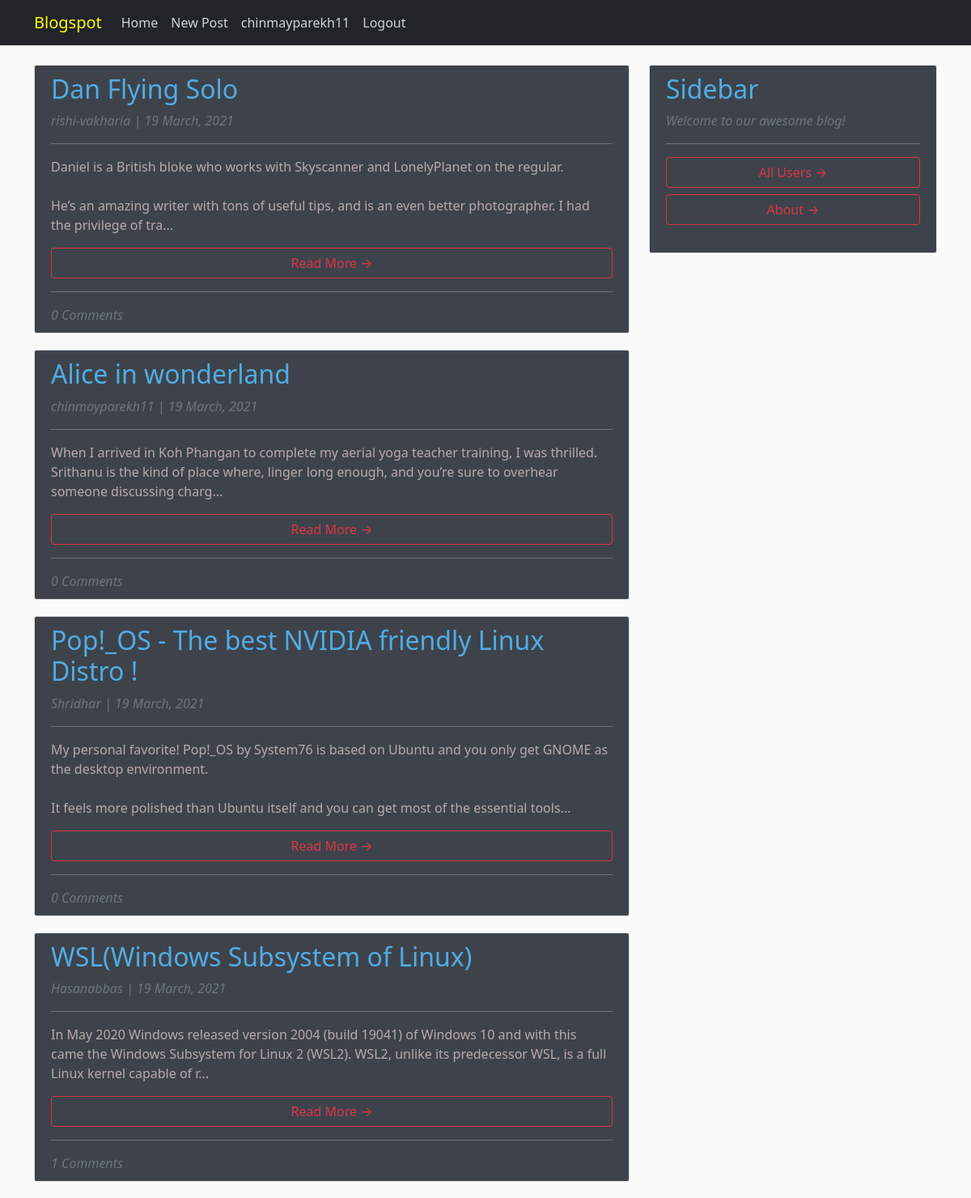
Screenshot of / (signed in) with the database file from the repository.
### blog/models.py (models this page shows, shortened)
class Post(models.Model):
    title = models.CharField(max_length=100, unique=True)
    content = models.TextField()
    date_posted = models.DateTimeField(auto_now=True)
    author = models.ForeignKey(User, on_delete=models.CASCADE, null=True)

### blog/views.py (the view)
# urls.py: path('', PostListView.as_view(), name='blog-home'),
class PostListView(ListView):
    model = Post
    template_name = 'blog/home.html'
    context_object_name = 'posts'
    ordering = ['-date_posted']

### blog/templates/blog/home.html
{% extends "blog/base.html" %}
    {% block content %}
        {% if posts|length > 0 %}
            {% for post in posts %}
                <article style="background: rgb(16,22,32,0.8);" class="media content-section">
                  <div class="media-body">
                    <h2 style="color: #50ACE4;" class="article-title">{{ post.title }}</h2>
                    <em><p style="color:rgb(128, 185, 189);"class="text-muted" >{{ post.author }} | {{ post.date_posted|date:"d F, Y"}}</p></em>
                    <hr>
                    <p style="color: #B9A9AC"class="article-content">{{ post.content|safe|slice:":200" }}...</p>
                    <h6><a class="btn btn-outline-danger w-100" href="{% url 'post-detail' post.id %}">Read More &rarr;</a></h6>
                    <hr>
                    {% with post.comments.count as total_comments %}
                        <em><span class="text-muted font-weight-normal">{{ total_comments }} Comments</span></em>
                    {% endwith %}
                  </div>
                </article>
        {% endfor %}
        {% else %}
         <p><h1 style="color:white;"> This user has not written any posts :(</h1></p>
        {% endif %}
    {% endblock content %}

### blog/templates/blog/base.html (shortened to what this page needs)
{% load static %}
<!DOCTYPE html>
<html lang="en">
<head>
    <link href="https://cdn.jsdelivr.net/npm/bootstrap@5.0.0-beta2/dist/css/bootstrap.min.css" rel="stylesheet">
    <link rel="stylesheet" type="text/css" href="{% static 'blog/main.css' %}">
</head>
<body id="bg" style="background-image: url('{% static 'blog/images/1.jpg' %}');">
    <header class="site-header">
      <nav class="navbar navbar-expand-md navbar-blue bg-dark fixed-top">
        <div class="container">
            <a style="color:RGB(255,250,12);" class="navbar-brand mr-4" href="{% url 'blog-home' %}">Blogspot</a>
          <div class="collapse navbar-collapse" id="navbarToggle">
            <div class="navbar-nav mr-auto">
              <a class="nav-item nav-link" href="{% url 'blog-home' %}">Home</a>
            </div>
            <div class="navbar-nav">
              {% if user.is_authenticated %}
                <a class="nav-item nav-link" href="{% url 'post-create' %}">New Post</a>
                <a class="nav-item nav-link" href="{% url 'my_blogs' %}">{{user.username}}</a>
                <a class="nav-item nav-link" href="{% url 'logout' %}">Logout</a>
              {% else %}
                <a class="nav-item nav-link" href="{% url 'login' %}">Login</a>
                <a class="nav-item nav-link" href="{% url 'register' %}">Register</a>
              {% endif %}
            </div>
          </div>
        </div>
      </nav>
    </header>
    <main role="main" class="container">
      <div class="row">
        <div class="col-md-8">
          {% block content %}{% endblock %}
        </div>
        <div class="col-md-4">
          <div style="background: rgb(16,22,32,0.8);"class="content-section">
            <h2 style="color: #50ACE4;" >Sidebar</h2>
            <em><p class='text-muted'>Welcome to our awesome blog! </em> <hr>
              <ul class="list-group">
                <h6><a class="btn btn-outline-danger w-100" href="{% url 'all_users' %}">All Users &rarr;</a></h6>
                <h6><a class="btn btn-outline-danger w-100" href="{% url 'blog-about' %}">About &rarr;</a></h6>
              </ul>
          </div>
        </div>
      </div>
    </main>
</body>
</html>

### blog/static/blog/main.css (style rules this page uses)
body { background: #fafafa; color: white; margin-top: 5rem; }
#bg { background-repeat: no-repeat; background-size: cover; background-position: center center; background-attachment: fixed; }
h1, h2, h3, h4, h5, h6 { color: #aed8bc; }
ul { margin: 0; }
.site-header .navbar-nav .nav-link { color: #cbd5db; }
.content-section { background: #ffffff; padding: 10px 20px; border: 1px solid #dddddd; border-radius: 3px; margin-bottom: 20px; }
.article-title { color: #9fc7e9; }
.article-content { white-space: pre-line; }

### rows the page displays
Post: title "Dan Flying Solo", author "rishi-vakharia", date_posted "19 March, 2021", content "Daniel is a British bloke who works with Skyscanner and LonelyPlanet on the regular. He’s an amazing writer with tons of useful tips, and is an even better photographer. I had the privilege of tra", comments.count "0"
Post: title "Alice in wonderland", author "chinmayparekh11", date_posted "19 March, 2021", content "When I arrived in Koh Phangan to complete my aerial yoga teacher training, I was thrilled. Srithanu is the kind of place where, linger long enough, and you’re sure to overhear someone discussing charg", comments.count "0"
Post: title "Pop!_OS - The best NVIDIA friendly Linux Distro !", author "Shridhar", date_posted "19 March, 2021", content "My personal favorite! Pop!_OS by System76 is based on Ubuntu and you only get GNOME as the desktop environment. It feels more polished than Ubuntu itself and you can get most of the essential tools", comments.count "0"
Post: title "WSL(Windows Subsystem of Linux)", author "Hasanabbas", date_posted "19 March, 2021", content "In May 2020 Windows released version 2004 (build 19041) of Windows 10 and with this came the Windows Subsystem for Linux 2 (WSL2). WSL2, unlike its predecessor WSL, is a full Linux kernel capable of r", comments.count "1"

### other values shown
{{ user.username }} "chinmayparekh11"
